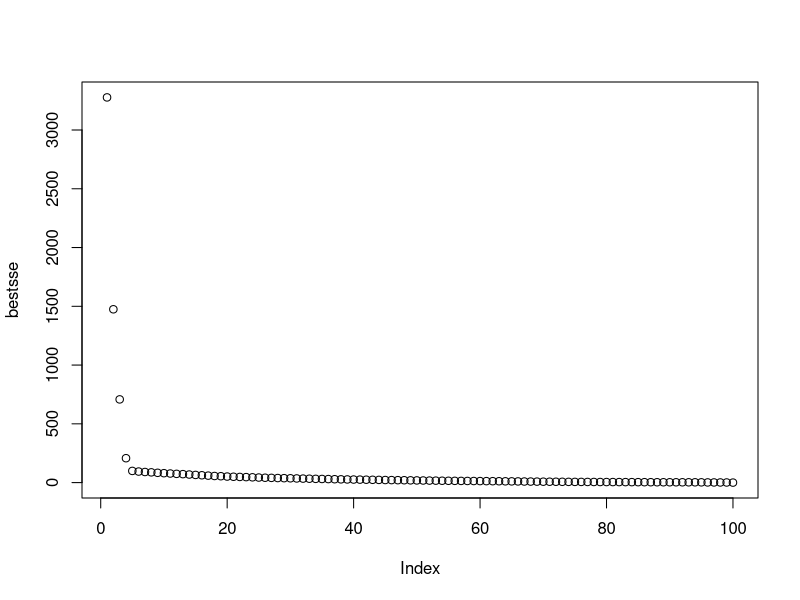

R code for this plot:
# demonstration of foward selection of variables.  The model has 100 variables, but only the first
# 5 variables are truly useful.
# But we don't know this. 

# First we loop through all varaibles seeing which variable produces the smallest sse.  This is our first variable
# Then we loop through all *remaining* variables, keeping the first variable found, to see which pair gives the smallest sse
# etc.


n = 100
d = 100;
X = matrix(rnorm(n*d),nrow = n, ncol=d);
truea = c(1:5,rep(0,d-5))    	# note that only the first 5 vars are useful with 5th the most useful
y = X %*% truea + rnorm(n);

used = rep(FALSE,d);		# initially all varaibles available for selection
var = rep(0,d);			# var[j] will be variable chosen in jth round
bestsse = rep(10000000,d);      # bestsse[j] will be best sse from jth round
for (j in 1:d)  {		# choose 1 variable each time through this loop
    for (i in which(used == FALSE)) {
       used[i] = TRUE;
       XX = X[,used];		# take the "used" columns = used variables
       a = solve(t(XX) %*% XX , t(XX) %*% y);
       yhat = XX %*% a;
       error = y-yhat;
       sse = sum(error*error);
       if (sse < bestsse[j]) {	# if we find a better sse, take it
          bestsse[j] = sse;
          var[j] = i;
       }
       used[i] = FALSE;
   }
   used[var[j]] = TRUE;	 # claim the best variable for future iterations of loop
   cat(var[j],'\n')
}
plot(bestsse)

# from the plot we can see that the variables choosen are progressively less useful
# at some point we would cut them off and only take the most useful ones.  